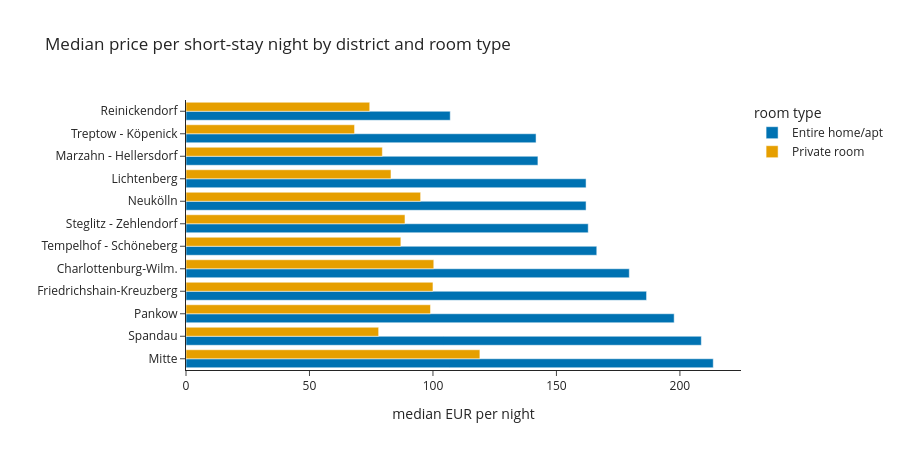

This figure's notebook cell:
### Markdown cell above
#### Four ways to style a figure

Every Plotly Express function returns a `plotly.graph_objects.Figure` whose `data` and `layout` are pre-populated from the arguments. There are four ways to style it:

1. **Built-in arguments** of every `px` function: `title`, `width` and `height`; `template` (many styling settings at once); `labels` (a dict that renames axis, legend and hover labels); `category_orders` (a dict of column → list of values in the desired order, applied to axes, legends, facets and stacks); `hover_data` and `hover_name`; and colour arguments such as `color_discrete_sequence`, `color_discrete_map` (value → colour) and `color_continuous_scale`.
2. **Update methods** on the returned figure: `update_layout`, `update_xaxes`, `update_yaxes`, `add_shape`, `add_annotation` and more.
3. **Templates**: `template="simple_white"`, `"plotly_white"`, `"ggplot2"`, `"seaborn"`, …; a template also sets the default colour sequence and continuous colour scale.
4. **Defaults** for a whole session: `px.defaults.template`, `px.defaults.width`, `px.defaults.height`, `px.defaults.color_continuous_scale`.

Next we draw the median price per district and room type with built-in styling arguments. `color_discrete_map` fixes one colour per room type; `category_orders` sorts the districts; `template="simple_white"` removes the grey background.

### Code cell
med = (two.groupby(["district", "room_type"], as_index=False)["price"].median())
district_order = med[med["room_type"] == "Entire home/apt"].sort_values("price")["district"].tolist()
fig = px.bar(med, x="price", y="district", color="room_type", barmode="group", orientation="h",
             title="Median price per short-stay night by district and room type",
             labels={"price": "median EUR per night", "district": "", "room_type": "room type"},
             category_orders={"district": district_order, "room_type": ["Entire home/apt", "Private room"]},
             color_discrete_map={"Entire home/apt": "#0072B2", "Private room": "#E69F00"},
             template="simple_white", height=450)
fig.show()

### Figure 1 — Plotly figure (JSON) as saved in the notebook; plotly's stock layout.template omitted (floating-point values rounded to 4 significant figures)
{"data": [{"alignmentgroup": "True", "hovertemplate": "room type=Entire home/apt<br>median EUR per night=%{x}<br>=%{y}<extra></extra>", "legendgroup": "Entire home/apt", "marker": {"color": "#0072B2", "pattern": {"shape": ""}}, "name": "Entire home/apt", "offsetgroup": "Entire home/apt", "orientation": "h", "showlegend": true, "textposition": "auto", "type": "bar", "x": [179.5, 186.5, 162.0, 142.5, 213.5, 162.0, 197.7, 107.0, 208.7, 162.9, 166.3, 141.8], "xaxis": "x", "y": ["Charlottenburg-Wilm.", "Friedrichshain-Kreuzberg", "Lichtenberg", "Marzahn - Hellersdorf", "Mitte", "Neukölln", "Pankow", "Reinickendorf", "Spandau", "Steglitz - Zehlendorf", "Tempelhof - Schöneberg", "Treptow - Köpenick"], "yaxis": "y"}, {"alignmentgroup": "True", "hovertemplate": "room type=Private room<br>median EUR per night=%{x}<br>=%{y}<extra></extra>", "legendgroup": "Private room", "marker": {"color": "#E69F00", "pattern": {"shape": ""}}, "name": "Private room", "offsetgroup": "Private room", "orientation": "h", "showlegend": true, "textposition": "auto", "type": "bar", "x": [100.3, 100.0, 83.0, 79.5, 119.0, 95.0, 99.0, 74.4, 78.0, 88.67, 87.0, 68.25], "xaxis": "x", "y": ["Charlottenburg-Wilm.", "Friedrichshain-Kreuzberg", "Lichtenberg", "Marzahn - Hellersdorf", "Mitte", "Neukölln", "Pankow", "Reinickendorf", "Spandau", "Steglitz - Zehlendorf", "Tempelhof - Schöneberg", "Treptow - Köpenick"], "yaxis": "y"}], "layout": {"barmode": "group", "height": 450, "legend": {"title": {"text": "room type"}, "tracegroupgap": 0}, "title": {"text": "Median price per short-stay night by district and room type"}, "xaxis": {"anchor": "y", "domain": [0.0, 1.0], "title": {"text": "median EUR per night"}}, "yaxis": {"anchor": "x", "categoryarray": ["Mitte", "Spandau", "Pankow", "Friedrichshain-Kreuzberg", "Charlottenburg-Wilm.", "Tempelhof - Schöneberg", "Steglitz - Zehlendorf", "Neukölln", "Lichtenberg", "Marzahn - Hellersdorf", "Treptow - Köpenick", "Reinickendorf"], "categoryorder": "array", "domain": [0.0, 1.0], "title": {"text": ""}}}}
